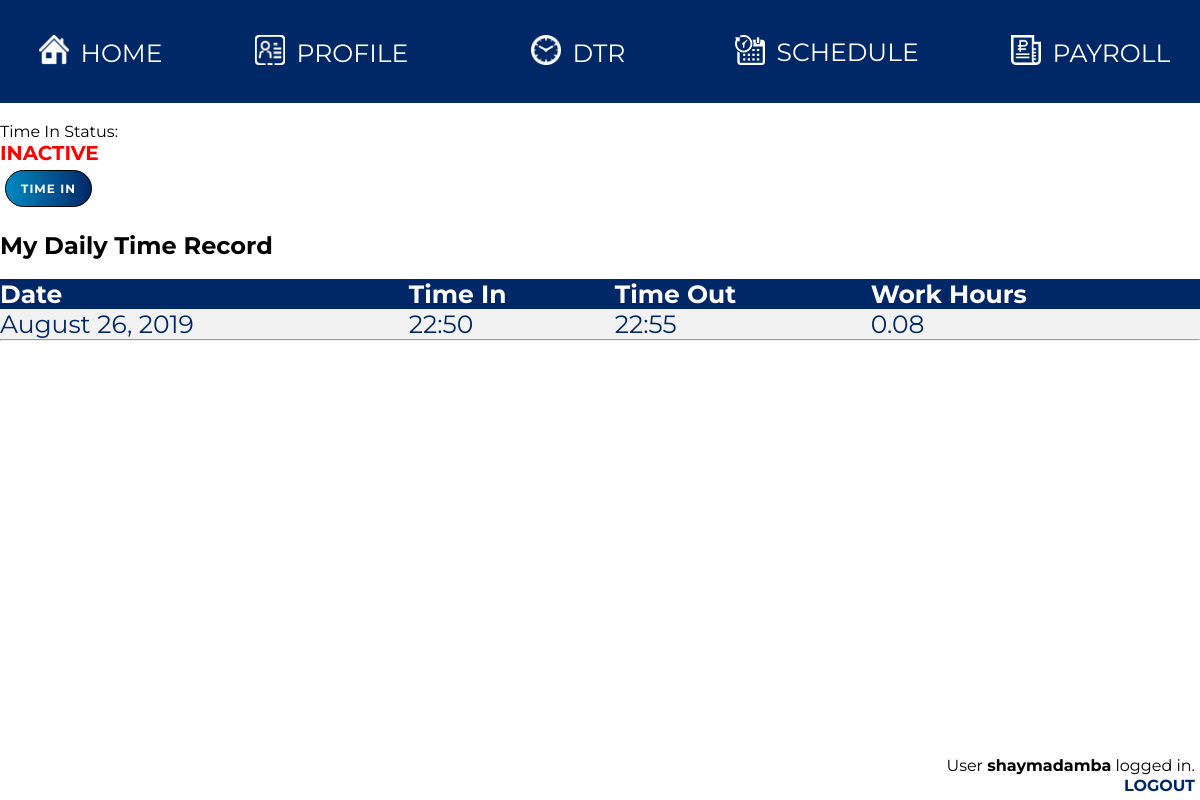
The app's page /dtr.php (signed in) with its own data.
### tables this page shows
CREATE TABLE `dtr` (
  `id` int(11) NOT NULL,
  `name` varchar(50) NOT NULL,
  `date_in` varchar(30) NOT NULL,
  `time_in` varchar(30) NOT NULL,
  `time_out` varchar(30) NOT NULL,
  `work_hrs` varchar(30) NOT NULL
);

### dtr.php (the view, shortened to what this page needs)
<?php
	include_once('index_logged.php');
?>
<!DOCTYPE html>
<html>
<head>
<body>
<form name="time_status" action="dtr_getdate.php">
	<?php
		echo "<br> Time In Status: ";
		if(!$_SESSION["timed_in"])
		{
			echo "<div id='inactive'>INACTIVE</div>";
			echo '<input id="butt" type="submit" value="Time In">';
		}
		else if($_SESSION["timed_in"])
		{
			echo "<div id='active'>ACTIVE</div>";
			echo '<input id="butt" type="submit" value="Time Out">';
		}
	?>
</body>
</head>
</html>
<!DOCTYPE html>
<html>
<head>
</head>
<body>
<br>
<h2> My Daily Time Record </h2>
<br>
<table>
<tr>
<th>Date</th>
<th>Time In</th>
<th>Time Out</th>
<th>Work Hours</th>
</tr>
<?php
$conn = mysqli_connect("localhost", "root", "", "server");
$sql = "SELECT date_in, time_in, time_out, work_hrs FROM dtr WHERE name = '".$_SESSION["username"]
	    ."' ORDER BY date_in, time_in DESC";
$result= $conn->query($sql);
if ($result->num_rows > 0)
{
	while($row = $result->fetch_assoc())
	{
	echo "<tr><td>" . $row["date_in"]. "</td><td>" . $row["time_in"] . "</td><td>"
	. $row["time_out"] . "</td><td>" . $row["work_hrs"] . "</td></tr>";
	}
	echo "</table>";
}
else { echo "0 results"; }
?>
</body>
</html>
<hr>

### index_logged.php (style rules this page uses)
* { margin: 0; padding: 0; }
* { font-family: 'Montserrat', sans-serif; }
#butt { width: auto; font-family: 'Montserrat', sans-serif; border-radius: 20px; border: 1px solid #000000; background: linear-gradient(to right, #0089C0, #002867); background-color: #FF4B2B; color: #FFFFFF; font-size: 12px; font-weight: bold; padding: 10px 15px; letter-spacing: 1px; text-transform: uppercase; transition: transform 80ms ease-in; margin: 5px; }
input { width: 20%; box-sizing: border-box; border: 2px solid #ccc; border-radius: 4px; font-size: 16px; background-color: #f6f6f6; background-position: 10px 10px; background-repeat: no-repeat; padding: 10px 25px 10px 20px; -webkit-transition: width 0.4s ease-in-out; transition: width 0.4s ease-in-out; border-top: none; border-left: none; border-right: 1px solid #002867; border-bottom: 2px solid #002867; }

### dtr.php (style rules this page uses)
#butt { font-family: 'Montserrat', sans-serif; border-radius: 20px; border: 1px solid #000000; background: linear-gradient(to right, #0089C0, #002867); background-color: #FF4B2B; color: #FFFFFF; font-size: 12px; font-weight: bold; padding: 10px 15px; letter-spacing: 1px; text-transform: uppercase; transition: transform 80ms ease-in; margin: 5px; }
* { font-family: 'Montserrat', sans-serif; }
#inactive { font-size: 20px; font-weight:bold; color: red; }
table { border-collapse: collapse; width: 100%; color: #002867; font-family: monospace; font-size: 25px; text-align: left; }
th { background-color: #002867; color: white; }
tr:nth-child(even) { background-color: #f2f2f2 }

### records on screen
dtr: date_in "August 26, 2019", time_in "22:50", time_out "22:55", work_hrs "0.08"

### other values on screen
$_SESSION["username"] "shaymadamba"
